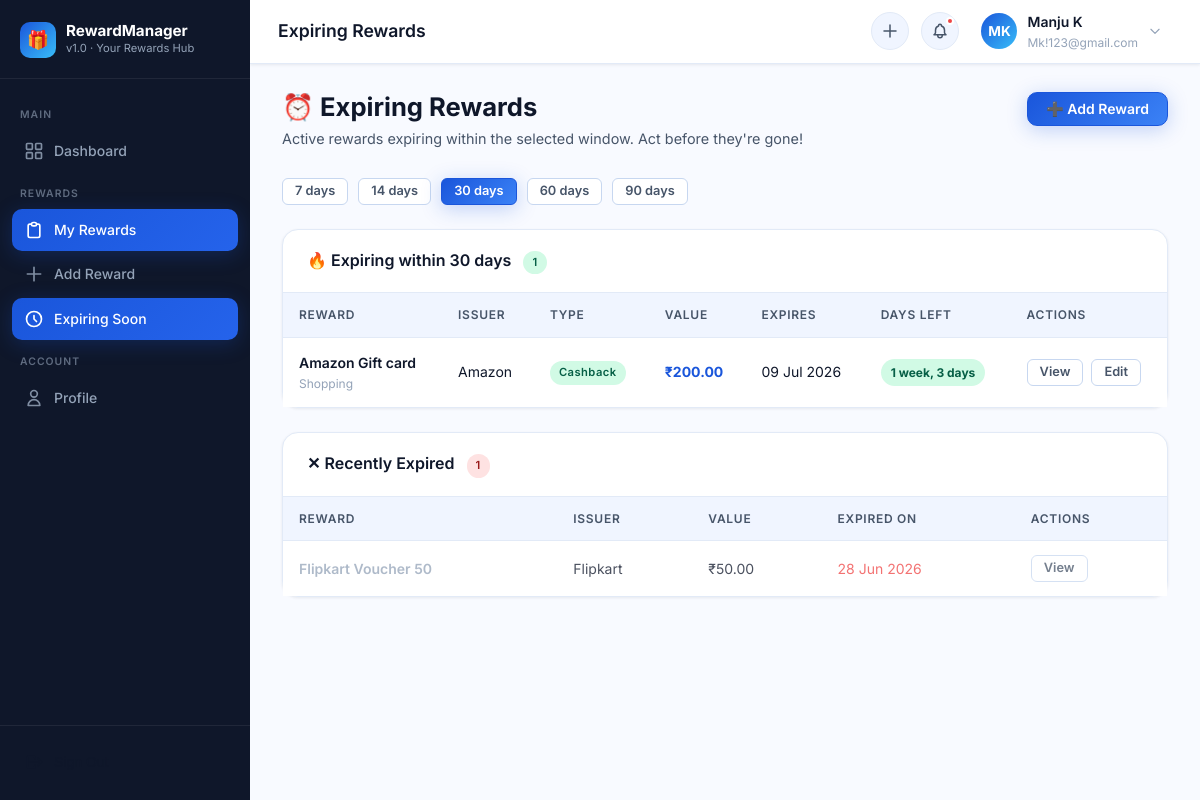
The app's page /web/rewards/expiring/ (signed in) with its own data.
### users/models.py (models this page shows, shortened)
class CustomUser(AbstractUser):
    id = models.UUIDField(primary_key=True, default=uuid.uuid4, editable=False)
    username = None  # Remove username field
    email = models.EmailField(_('email address'), unique=True, db_index=True)
    updated_at = models.DateTimeField(auto_now=True)
    USERNAME_FIELD = 'email'
    REQUIRED_FIELDS = []
    objects = CustomUserManager()
    class Meta:
        ordering = ['-date_joined']
        indexes = [
            models.Index(fields=['email']),
        ]

### rewards/models.py (models this page shows, shortened)
class Reward(BaseModel):
    class RewardType(models.TextChoices):
        CASHBACK = 'CASHBACK', _('Cashback')
        COUPON = 'COUPON', _('Coupon')
        GIFT_CARD = 'GIFT_CARD', _('Gift Card')
        LOYALTY_POINTS = 'LOYALTY_POINTS', _('Loyalty Points')
        PAYMENT_APP_REWARD = 'PAYMENT_APP_REWARD', _('Payment App Reward')
    class RewardStatus(models.TextChoices):
        ACTIVE = 'ACTIVE', _('Active')
        USED = 'USED', _('Used')
        EXPIRED = 'EXPIRED', _('Expired')
    user = models.ForeignKey(
        settings.AUTH_USER_MODEL,
        on_delete=models.CASCADE,
        related_name='rewards',
        db_index=True
    )
    category = models.ForeignKey(
        Category,
        on_delete=models.PROTECT,
        related_name='rewards',
        db_index=True
    )
    title = models.CharField(max_length=150)
    description = models.TextField(blank=True, null=True)
    reward_type = models.CharField(
        max_length=30,
        choices=RewardType.choices,
        db_index=True
    )
    status = models.CharField(
        max_length=20,
        choices=RewardStatus.choices,
        default=RewardStatus.ACTIVE,
        db_index=True
    )
    value = models.DecimalField(
        max_digits=12,
        decimal_places=2,
        null=True,
        blank=True,
        validators=[MinValueValidator(Decimal('0.00'))]
    )
    encrypted_code = models.CharField(max_length=500, blank=True, null=True, db_column='code')
    encrypted_pin = models.CharField(max_length=500, blank=True, null=True, db_column='pin')
    url = models.URLField(blank=True, null=True)
    loyalty_program_name = models.CharField(max_length=100, blank=True, null=True)
    issuer_name = models.CharField(max_length=100, db_index=True)
    issue_date = models.DateField(blank=True, null=True)
    expiry_date = models.DateTimeField(blank=True, null=True, db_index=True)
    is_starred = models.BooleanField(default=False)
    class Meta:
        verbose_name = _('Reward')
        verbose_name_plural = _('Rewards')
        ordering = ['-created_at']
        indexes = [
            models.Index(fields=['user', 'status']),
            models.Index(fields=['expiry_date', 'status']),
        ]
    @property
    def code(self) -> str:
        return decrypt_field(self.encrypted_code)
    @code.setter
    def code(self, value: str):
        self.encrypted_code = encrypt_field(value)
    @property
    def pin(self) -> str:
        return decrypt_field(self.encrypted_pin)
    @pin.setter
    def pin(self, value: str):
        self.encrypted_pin = encrypt_field(value)

class Category(BaseModel):
    class CategoryName(models.TextChoices):
        TRAVEL = 'TRAVEL', _('Travel')
        FOOD = 'FOOD', _('Food')
        SHOPPING = 'SHOPPING', _('Shopping')
        CASHBACK = 'CASHBACK', _('Cashback')
        ENTERTAINMENT = 'ENTERTAINMENT', _('Entertainment')
        BILLS = 'BILLS', _('Bills')
        OTHERS = 'OTHERS', _('Others')
    name = models.CharField(
        max_length=50,
        choices=CategoryName.choices,
        unique=True,
        db_index=True
    )
    description = models.TextField(blank=True, null=True)
    class Meta:
        verbose_name = _('Category')
        verbose_name_plural = _('Categories')
        constraints = [
            models.UniqueConstraint(
                fields=['name'],
                condition=models.Q(is_deleted=False),
                name='unique_active_category_name'
            )
        ]

### frontend/views.py (the view)
# urls.py: path('rewards/expiring/',         ExpiringRewardsView.as_view(), name='rewards_expiring'),
class ExpiringRewardsView(LoginRequiredMixin, ListView):
    template_name = 'web/rewards/expiring.html'
    context_object_name = 'rewards'
    login_url = reverse_lazy('frontend:login')
    def get_queryset(self):
        now = timezone.now()
        days = int(self.request.GET.get('days', 30))
        cutoff = now + datetime.timedelta(days=days)
        return (
            Reward.objects.filter(
                user=self.request.user,
                status=Reward.RewardStatus.ACTIVE,
                expiry_date__gte=now,
                expiry_date__lte=cutoff,
            )
            .select_related('category')
            .order_by('expiry_date')
        )
    def get_context_data(self, **kwargs):
        ctx = super().get_context_data(**kwargs)
        now = timezone.now()
        user = self.request.user
        ctx['days'] = int(self.request.GET.get('days', 30))
        ctx['page_title'] = 'Expiring Rewards'
        ctx['expiry_day_options'] = [7, 14, 30, 60, 90]
        ctx['already_expired'] = (
            Reward.objects.filter(
                user=user,
                status=Reward.RewardStatus.EXPIRED,
            )
            .select_related('category')
            .order_by('-expiry_date')[:10]
        )
        return ctx

### core/models.py (called while the page is built)
    def alive(self):
        return self.filter(is_deleted=False)

    def get_queryset(self):
        return SoftDeleteQuerySet(self.model, using=self._db).alive()

### templates/web/rewards/expiring.html (shortened to what this page needs)
{% extends 'base.html' %}
{% block content %}
<div class="page-header">
  <div class="page-header-left">
    <h1>⏰ Expiring Rewards</h1>
    <p>Active rewards expiring within the selected window. Act before they're gone!</p>
  </div>
  <a href="{% url 'frontend:reward_add' %}" class="btn btn-primary" id="expiring-add-btn">
    ➕ Add Reward
  </a>
</div>
<div style="display:flex;gap:10px;margin-bottom:24px;flex-wrap:wrap" id="days-filter">
  {% for d in expiry_day_options %}
  <a href="?days={{ d }}"
     class="btn {% if days == d %}btn-primary{% else %}btn-secondary{% endif %} btn-sm"
     id="filter-days-{{ d }}">
    {{ d }} days
  </a>
  {% endfor %}
</div>
{% if rewards %}
<div class="card" style="margin-bottom:24px">
  <div class="card-header">
    <h3>🔥 Expiring within {{ days }} days <span class="badge badge-active" style="margin-left:8px">{{ rewards|length }}</span></h3>
  </div>
  <div class="table-wrap" style="border:none;border-radius:0">
    <table>
      <thead>
        <tr>
          <th>Reward</th>
          <th>Issuer</th>
          <th>Type</th>
          <th>Value</th>
          <th>Expires</th>
          <th>Days Left</th>
          <th>Actions</th>
        </tr>
      </thead>
      <tbody>
        {% for reward in rewards %}
        <tr>
          <td>
            <div style="font-weight:600">{{ reward.title }}</div>
            <div style="font-size:0.75rem;color:var(--text-muted)">{{ reward.category.get_name_display }}</div>
          </td>
          <td>{{ reward.issuer_name }}</td>
          <td><span class="badge badge-{{ reward.reward_type|lower }}">{{ reward.get_reward_type_display }}</span></td>
          <td>{% if reward.value %}<strong style="color:var(--primary)">₹{{ reward.value }}</strong>{% else %}—{% endif %}</td>
          <td style="white-space:nowrap">{{ reward.expiry_date|date:"d M Y" }}</td>
          <td>
            {% with days_left=reward.expiry_date|timeuntil %}
            <span class="days-badge {% if '1 day' in days_left or '2 day' in days_left %}urgent{% elif '7 day' in days_left %}warning{% else %}ok{% endif %}">
              {{ days_left }}
            </span>
            {% endwith %}
          </td>
          <td>
            <div style="display:flex;gap:8px">
              <a href="{% url 'frontend:reward_detail' reward.pk %}" class="btn btn-secondary btn-sm" id="exp-view-{{ reward.pk }}">View</a>
              <a href="{% url 'frontend:reward_edit' reward.pk %}" class="btn btn-secondary btn-sm" id="exp-edit-{{ reward.pk }}">Edit</a>
            </div>
          </td>
        </tr>
        {% endfor %}
      </tbody>
    </table>
  </div>
</div>
{% endif %}
{% if already_expired %}
<div class="card">
  <div class="card-header">
    <h3>✕ Recently Expired <span class="badge badge-expired" style="margin-left:8px">{{ already_expired|length }}</span></h3>
  </div>
  <div class="table-wrap" style="border:none;border-radius:0">
    <table>
      <thead>
        <tr>
          <th>Reward</th>
          <th>Issuer</th>
          <th>Value</th>
          <th>Expired On</th>
          <th>Actions</th>
        </tr>
      </thead>
      <tbody>
        {% for reward in already_expired %}
        <tr style="opacity:0.75">
          <td>
            <div style="font-weight:600;color:var(--text-muted)">{{ reward.title }}</div>
          </td>
          <td>{{ reward.issuer_name }}</td>
          <td>{% if reward.value %}₹{{ reward.value }}{% else %}—{% endif %}</td>
          <td style="color:var(--danger)">{{ reward.expiry_date|date:"d M Y" }}</td>
          <td>
            <a href="{% url 'frontend:reward_detail' reward.pk %}" class="btn btn-secondary btn-sm" id="exp-expired-view-{{ reward.pk }}">View</a>
          </td>
        </tr>
        {% endfor %}
      </tbody>
    </table>
  </div>
</div>
{% endif %}
{% endblock %}

### templates/partials/_navbar.html (shortened to what this page needs)
<header class="navbar" role="banner">
  <div class="navbar-breadcrumb">
    <span class="page-title">{{ page_title|default:"Dashboard" }}</span>
  </div>
  <div class="navbar-actions">
    <a href="{% url 'frontend:reward_add' %}" class="navbar-icon-btn" title="Add Reward" aria-label="Add new reward" id="navbar-add-btn">
      <svg width="18" height="18" fill="none" viewBox="0 0 24 24" stroke="currentColor" stroke-width="2">
        <path stroke-linecap="round" stroke-linejoin="round" d="M12 4v16m8-8H4"/>
      </svg>
    </a>
    <a href="{% url 'frontend:rewards_expiring' %}" class="navbar-icon-btn" title="Expiring Soon" aria-label="View expiring rewards" id="navbar-expiring-btn">
      <span class="notif-badge"></span>
    </a>
    <div class="navbar-user" id="userMenuBtn" role="button" tabindex="0" aria-haspopup="true" aria-expanded="false">
      <div class="user-avatar" aria-hidden="true">
        {{ request.user.first_name|first|upper }}{{ request.user.last_name|first|upper }}
      </div>
      <div>
        <div class="user-name">{{ request.user.get_full_name|default:request.user.email }}</div>
        <div class="user-email">{{ request.user.email }}</div>
      </div>
      <svg width="14" height="14" fill="none" viewBox="0 0 24 24" stroke="currentColor" stroke-width="2" style="color:var(--text-muted);flex-shrink:0">
        <path stroke-linecap="round" stroke-linejoin="round" d="M19 9l-7 7-7-7"/>
      </svg>
    </div>
  </div>
</header>

### records on screen
CustomUser: user.first_name|first "M", user.last_name|first "K", user.get_full_name "Manju K", user.email "Mk!123@gmail.com"
Reward: title "Amazon Gift card", category.name "Shopping", issuer_name "Amazon", reward_type "Cashback", value "200.00", expiry_date "09 Jul 2026", reward "1 week, 3 days"
Reward: title "Flipkart Voucher 50", issuer_name "Flipkart", value "50.00", expiry_date "28 Jun 2026"

### other values on screen
{{ page_title|default:"Dashboard" }} "Expiring Rewards"
{{ d }} "7" "14" "30" "60" "90"
{{ days }} "30"
{{ rewards|length }} "1"
{{ already_expired|length }} "1"
